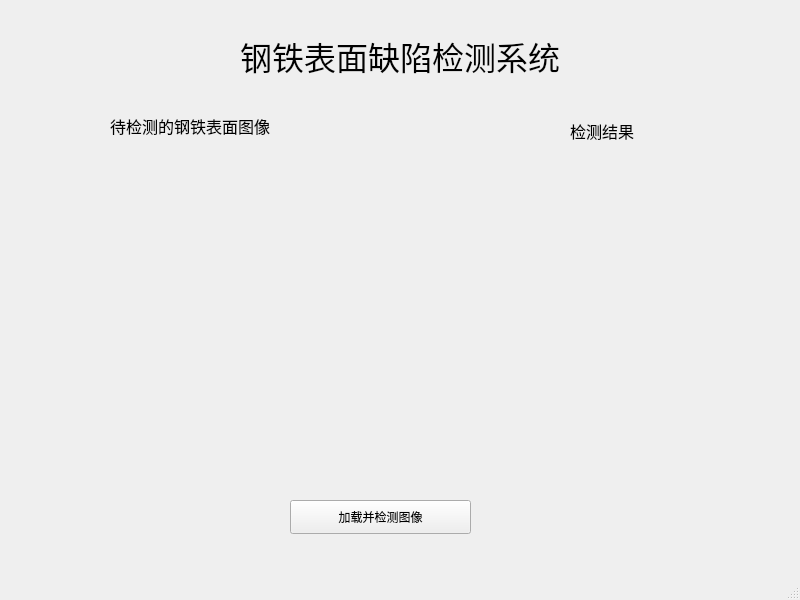
<?xml version="1.0" encoding="UTF-8"?>
<ui version="4.0">
 <class>MainWindow</class>
 <widget class="QMainWindow" name="MainWindow">
  <property name="geometry">
   <rect>
    <x>0</x>
    <y>0</y>
    <width>800</width>
    <height>600</height>
   </rect>
  </property>
  <property name="windowTitle">
   <string>缺陷检测</string>
  </property>
  <widget class="QWidget" name="centralwidget">
   <widget class="QLabel" name="name">
    <property name="geometry">
     <rect>
      <x>240</x>
      <y>10</y>
      <width>331</width>
      <height>91</height>
     </rect>
    </property>
    <property name="font">
     <font>
      <pointsize>-1</pointsize>
     </font>
    </property>
    <property name="styleSheet">
     <string notr="true">QLabel { font-size:32px; }</string>
    </property>
    <property name="text">
     <string>钢铁表面缺陷检测系统</string>
    </property>
   </widget>
   <widget class="QLabel" name="left_label">
    <property name="geometry">
     <rect>
      <x>110</x>
      <y>110</y>
      <width>171</width>
      <height>31</height>
     </rect>
    </property>
    <property name="font">
     <font>
      <pointsize>-1</pointsize>
     </font>
    </property>
    <property name="styleSheet">
     <string notr="true">QLabel { font-size:16px; }</string>
    </property>
    <property name="text">
     <string>待检测的钢铁表面图像</string>
    </property>
   </widget>
   <widget class="QLabel" name="right_label">
    <property name="geometry">
     <rect>
      <x>570</x>
      <y>120</y>
      <width>71</width>
      <height>21</height>
     </rect>
    </property>
    <property name="font">
     <font>
      <pointsize>-1</pointsize>
     </font>
    </property>
    <property name="layoutDirection">
     <enum>Qt::RightToLeft</enum>
    </property>
    <property name="styleSheet">
     <string notr="true">QLabel { font-size:16px; }</string>
    </property>
    <property name="text">
     <string>检测结果</string>
    </property>
   </widget>
   <widget class="QPushButton" name="button_left">
    <property name="geometry">
     <rect>
      <x>290</x>
      <y>500</y>
      <width>181</width>
      <height>34</height>
     </rect>
    </property>
    <property name="text">
     <string>加载并检测图像</string>
    </property>
   </widget>
   <widget class="QLabel" name="img_left">
    <property name="geometry">
     <rect>
      <x>50</x>
      <y>160</y>
      <width>300</width>
      <height>300</height>
     </rect>
    </property>
    <property name="autoFillBackground">
     <bool>false</bool>
    </property>
    <property name="styleSheet">
     <string notr="true">color:rgb(255, 255, 255)</string>
    </property>
    <property name="text">
     <string/>
    </property>
   </widget>
   <widget class="QLabel" name="img_right">
    <property name="geometry">
     <rect>
      <x>440</x>
      <y>160</y>
      <width>300</width>
      <height>300</height>
     </rect>
    </property>
    <property name="styleSheet">
     <string notr="true">color:rgb(255, 255, 255)</string>
    </property>
    <property name="text">
     <string/>
    </property>
   </widget>
  </widget>
  <widget class="QMenuBar" name="menubar">
   <property name="geometry">
    <rect>
     <x>0</x>
     <y>0</y>
     <width>800</width>
     <height>22</height>
    </rect>
   </property>
  </widget>
  <widget class="QStatusBar" name="statusbar"/>
 </widget>
 <resources/>
 <connections/>
</ui>
